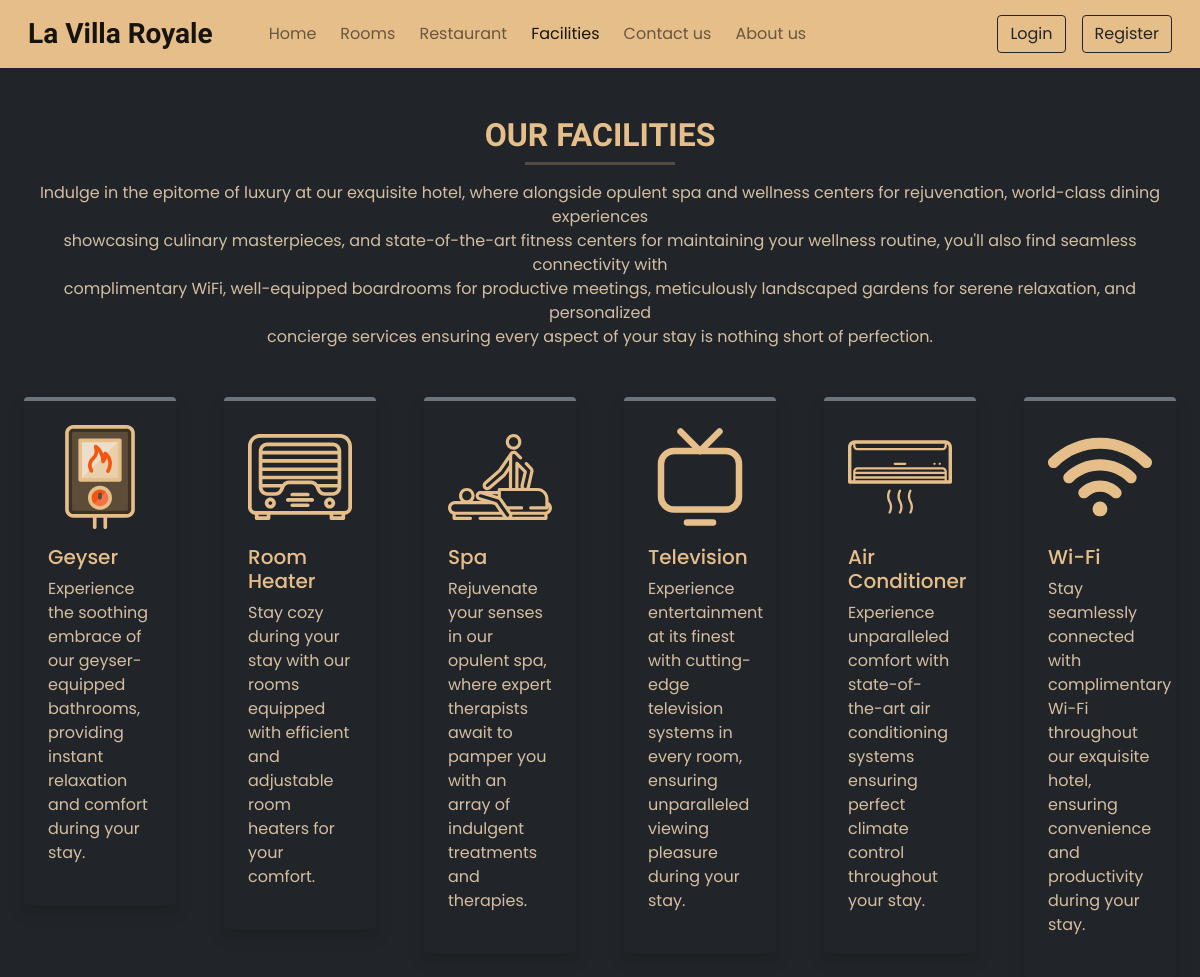
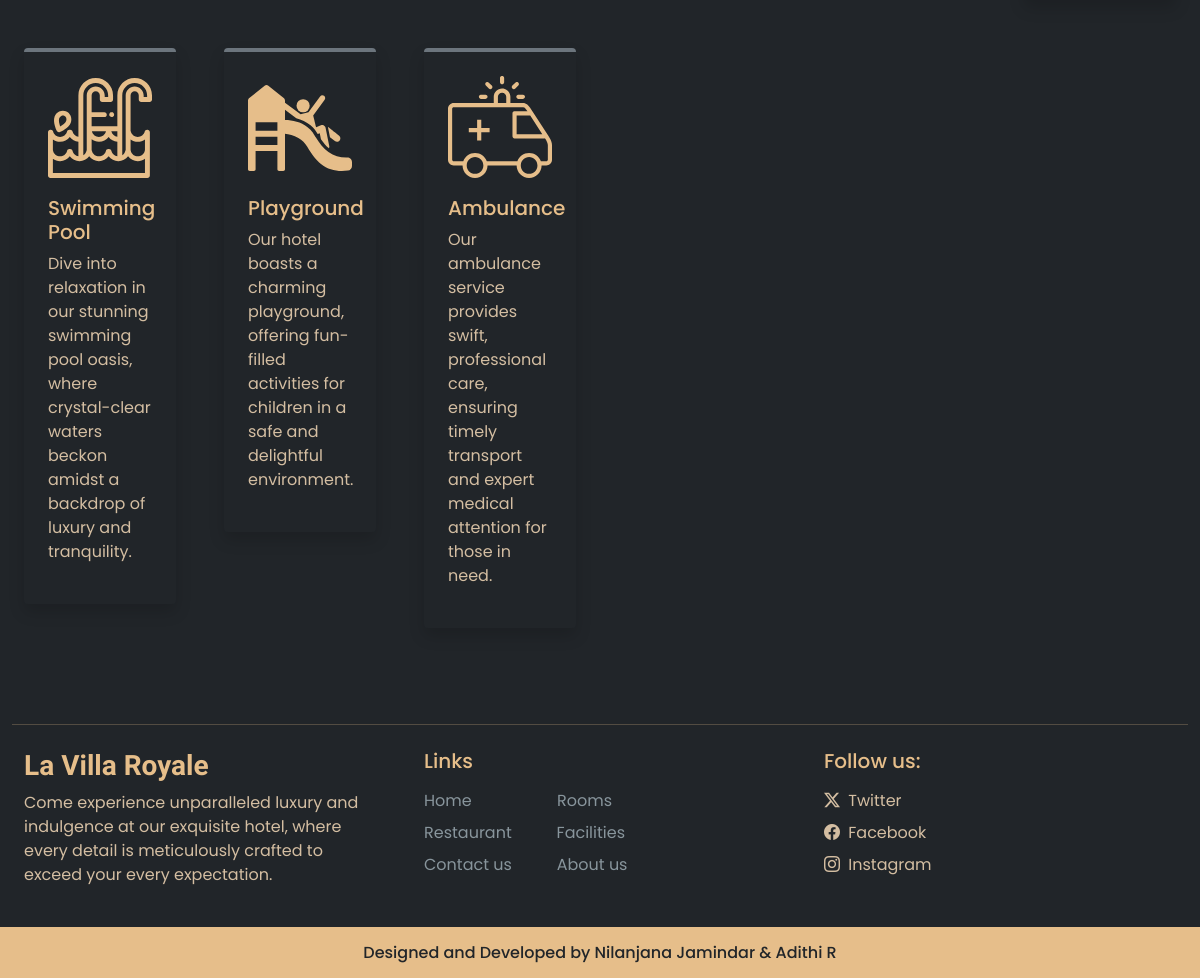
Screenshot of /facilities.php with the database file from the repository (2 pictures, top to bottom).
### tables this page shows
CREATE TABLE `settings` (
  `sr_no` int(11) NOT NULL,
  `site_title` varchar(50) NOT NULL,
  `site_about` varchar(250) NOT NULL,
  `shutdown` tinyint(1) NOT NULL
);

CREATE TABLE `facilities` (
  `id` int(11) NOT NULL,
  `icon` varchar(150) NOT NULL,
  `name` varchar(50) NOT NULL,
  `description` varchar(200) NOT NULL
);

### admin/inc/db_config.php (called while the page is built, shortened)
<?php
    function selectAll($table)
    {
        $con = $GLOBALS['con'];
        $res = mysqli_query($con,"SELECT * FROM $table");
        return $res;
    }
    function select($sql,$values,$datatypes)
    {
        $con = $GLOBALS['con'];
        if($stmt = mysqli_prepare($con,$sql))
        {
            mysqli_stmt_bind_param($stmt,$datatypes,...$values);
            if(mysqli_stmt_execute($stmt))
            {
                $res = mysqli_stmt_get_result($stmt);
                return $res;
            }
            else
            {
                mysqli_stmt_close($stmt);
                die("Query cannot be executed - Select");
            }
        }
        else
        {
            die("Query cannot be prepared - Select");
        }
    }
?>

### facilities.php (the view, shortened to what this page needs)
<!DOCTYPE html>
<html lang="en">
<head>
    <?php require('inc/links.php');?>
</head>
<body class="bg-dark">
    <?php require('inc/header.php');?>
    <div class="my-5 px-4">
        <h2 class="fw-bold h-font text-center" style="color:#e6be8a;">OUR FACILITIES</h2>
        <div>
            <hr style="color:#e6be8a; width:150px; margin: 0 auto; height: 2.5px;">
            <p class="text-center mt-3" style="color:#d4bea2;">
                Indulge in the epitome of luxury at our exquisite hotel, where alongside opulent spa and wellness centers for rejuvenation,
                world-class dining experiences <br> showcasing culinary masterpieces, and state-of-the-art fitness centers for maintaining
                your wellness routine, you'll also find seamless connectivity with <br> complimentary WiFi, well-equipped boardrooms for productive
                meetings, meticulously landscaped gardens for serene relaxation, and personalized <br> concierge services ensuring
                every aspect of your stay is nothing short of perfection.
            </p>
        </div>
    </div>
    <div class="container-fluid">
        <div class="row">
            <?php
                $res = selectAll('facilities');
                $path = FACILITIES_IMG_PATH;
                while($row = mysqli_fetch_assoc($res))
                {
                    echo<<<data
                        <div class="col-lg-2 col-md-6 mb-5 px-4">
                            <div class="pop bg-dark rounded shadow p-4 border-top border-4 border-secondary" style="max-width: 300px; margin: auto;">
                                <img src="$path$row[icon]" width="200px" class="card-img">
                                <h5 class="mt-3" style="color:#e6be8a;">$row[name]</h5>
                                <p class="text-justify mt-2" style="color:#d4bea2;">$row[description]</p>
                            </div>
                        </div>
                    data;
                }
            ?>
        </div>
    </div>
    <?php require('inc/footer.php');?>
</body>
</html>

### inc/links.php (shortened to what this page needs)
<link href="https://cdn.jsdelivr.net/npm/bootstrap@5.0.2/dist/css/bootstrap.min.css" rel="stylesheet">
<link rel="stylesheet" href="https://cdn.jsdelivr.net/npm/bootstrap-icons@1.11.3/font/bootstrap-icons.min.css">
<link rel="stylesheet" href="css/common.css">
<?php
    require('admin/inc/db_config.php');
    $contact_q = "SELECT * FROM `contact_details` WHERE `sr_no`=?";
    $settings_q = "SELECT * FROM `settings` WHERE `sr_no`=?";
    $values = [1];
    $contact_r = mysqli_fetch_assoc(select($contact_q,$values,'i'));
    $settings_r = mysqli_fetch_assoc(select($settings_q,$values,'i'));
?>

### inc/header.php (shortened to what this page needs)
<nav id="nav-bar" class="navbar navbar-expand-lg navbar-light px-lg-3 py-lg-2 shadow-sm sticky-top" style="background-color: #e6be8a;">
    <div class="container-fluid">
        <a class="navbar-brand me-5 fw-bold fs-3 h-font" href="index.php"><?php echo $settings_r['site_title']?></a>
        <div class="collapse navbar-collapse" id="navbarSupportedContent">
            <ul class="navbar-nav me-auto mb-2 mb-lg-0">
                <li class="nav-item">
                    <a class="nav-link me-2" href="index.php">Home</a>
                </li>
                <li class="nav-item">
                    <a class="nav-link me-2" href="rooms.php">Rooms</a>
                </li>
                <li class="nav-item">
                    <a class="nav-link me-2" href="/DBMS Mini Project/RestaurantProject-main/customerSide/home/home.php" target="_blank">Restaurant</a>
                </li>
                <li class="nav-item">
                    <a class="nav-link me-2" href="facilities.php">Facilities</a>
                </li>
                <li class="nav-item">
                    <a class="nav-link me-2" href="contact.php">Contact us</a>
                </li>
                <li class="nav-item">
                    <a class="nav-link" href="about.php">About us</a>
                </li>
            </ul>
            <div class="d-flex">
                <?php
                    if(isset($_SESSION['login']) && $_SESSION['login']==true)
                    {
                        $path = USERS_IMG_PATH;
                        echo<<<data
                        <div class="btn-group">
                            <button type="button" class="btn btn-outline-dark shadow-none dropdown-toggle" data-bs-toggle="dropdown" data-bs-display="static" aria-expanded="false">
                                <img src="$path$_SESSION[uPic]" style="width:25px; height:25px;" class="me-1">
                                $_SESSION[uName]
                            </button>
                            <ul class="dropdown-menu dropdown-menu-lg-end">
                                <li><a class="dropdown-item" href="logout.php">Logout</a></li>
                            </ul>
                        </div>
                        data;
                    }
                    else
                    {
                        echo<<<data
                            <button type="button" class="btn btn-outline-dark shadow-none me-lg-3 me-2" data-bs-toggle="modal" data-bs-target="#loginModal">
                                Login
                            </button>
                            <button type="button" class="btn btn-outline-dark shadow-none" data-bs-toggle="modal" data-bs-target="#registerModal">
                                Register
                            </button>
                        data;
                    }
                ?>
            </div>
        </div>
    </div>
</nav>

### inc/footer.php (shortened to what this page needs)
<div class="container-fluid bg-dark mt-5">
    <hr style="color:#e6be8a; margin: 0 auto; height: 1.5px;">
    <div class="row">
        <div class="col-lg-4 p-4">
            <h3 class="h-font fw-bold fs-3 mb-2" style="color:#e6be8a;"><?php echo $settings_r['site_title']?></h3>
            <p style="color:#d4bea2;">
            <?php echo $settings_r['site_about']?>
            </p>
        </div>
        <div class="col-lg-4 p-4">
            <h5 class="mb-3" style="color:#e6be8a;">Links</h5>
            <a href="index.php" class="d-inline-block mb-2 text-decoration-none" style="color:#88959c;">Home</a> &emsp; &emsp; &emsp; &emsp;
            <a href="rooms.php" class="d-inline-block mb-2 text-decoration-none" style="color:#88959c;">Rooms</a><br>
            <a href="/DBMS Mini Project/RestaurantProject-main/customerSide/home/home.php" target="_blank" class="d-inline-block mb-2 text-decoration-none" style="color:#88959c;">Restaurant</a> &emsp; &emsp;
            <a href="facilities.php" class="d-inline-block mb-2 text-decoration-none" style="color:#88959c;">Facilities</a><br>
            <a href="contact.php" class="d-inline-block mb-2 text-decoration-none" style="color:#88959c;">Contact us</a> &emsp; &emsp;
            <a href="about.php" class="d-inline-block mb-2 text-decoration-none" style="color:#88959c;">About us</a>
        </div>
        <div class="col-lg-4 p-4">
            <h5 class="mb-3" style="color:#e6be8a;">Follow us:</h5>
            <?php
                if($contact_r['tw']!='')
                {
                    echo<<<data
                        <a href="$contact_r[tw]" class="d-inline-block mb-2 text-decoration-none" style="color:#d4bea2;" target="_blank">
                            <i class="bi bi-twitter-x me-1" style="color:#d4bea2;"></i> Twitter
                        </a><br>
                    data;
                }
            ?>
            <a href="<?php echo $contact_r['fb']?>" class="d-inline-block mb-2 text-decoration-none" style="color:#d4bea2;" target="_blank">
                <i class="bi bi-facebook me-1" style="color:#d4bea2;"></i> Facebook
            </a><br>
            <a href="<?php echo $contact_r['insta']?>" class="d-inline-block text-decoration-none" style="color:#d4bea2;" target="_blank">
                <i class="bi bi-instagram me-1" style="color:#d4bea2;"></i> Instagram
            </a>
        </div>
    </div>
</div>
<h6 class="text-center text-dark p-3 m-0" style="background-color:#e6be8a;">Designed and Developed by Nilanjana Jamindar & Adithi R</h6>

### css/common.css (style rules this page uses)
:root { --gold: #e6be8a; --gold_hover: #e7b069; }
* { font-family: 'Poppins', sans-serif; }
.h-font { font-family: 'Merienda', cursive; }

### rows the page displays
settings: site_title "La Villa Royale", site_about "Come experience unparalleled luxury and indulgence at our exquisite hotel, where every detail is meticulously crafted to exceed your every expectation."
facilities: icon (picture), name "Geyser", description "Experience the soothing embrace of our geyser-equipped bathrooms, providing instant relaxation and comfort during your stay."
facilities: icon (picture), name "Room Heater", description "Stay cozy during your stay with our rooms equipped with efficient and adjustable room heaters for your comfort."
facilities: icon (picture), name "Spa", description "Rejuvenate your senses in our opulent spa, where expert therapists await to pamper you with an array of indulgent treatments and therapies."
facilities: icon (picture), name "Television", description "Experience entertainment at its finest with cutting-edge television systems in every room, ensuring unparalleled viewing pleasure during your stay."
facilities: icon (picture), name "Air Conditioner", description "Experience unparalleled comfort with state-of-the-art air conditioning systems ensuring perfect climate control throughout your stay."
facilities: icon (picture), name "Wi-Fi", description "Stay seamlessly connected with complimentary Wi-Fi throughout our exquisite hotel, ensuring convenience and productivity during your stay."
facilities: icon (picture), name "Swimming Pool", description "Dive into relaxation in our stunning swimming pool oasis, where crystal-clear waters beckon amidst a backdrop of luxury and tranquility."
facilities: icon (picture), name "Playground", description "Our hotel boasts a charming playground, offering fun-filled activities for children in a safe and delightful environment."
facilities: icon (picture), name "Ambulance", description "Our ambulance service provides swift, professional care, ensuring timely transport and expert medical attention for those in need."
